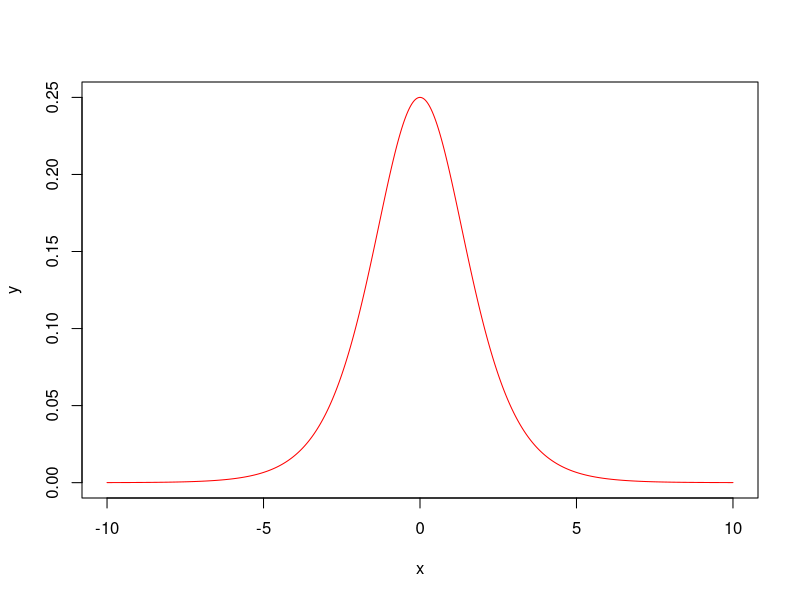
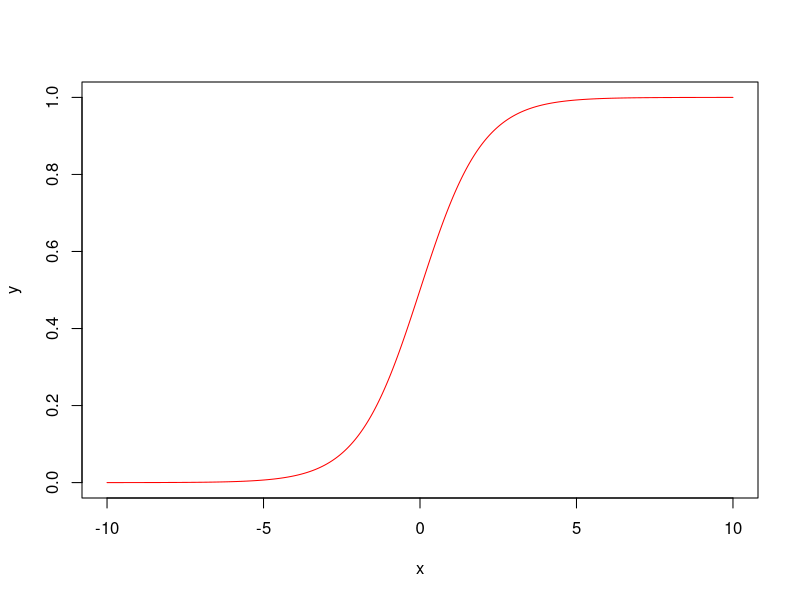
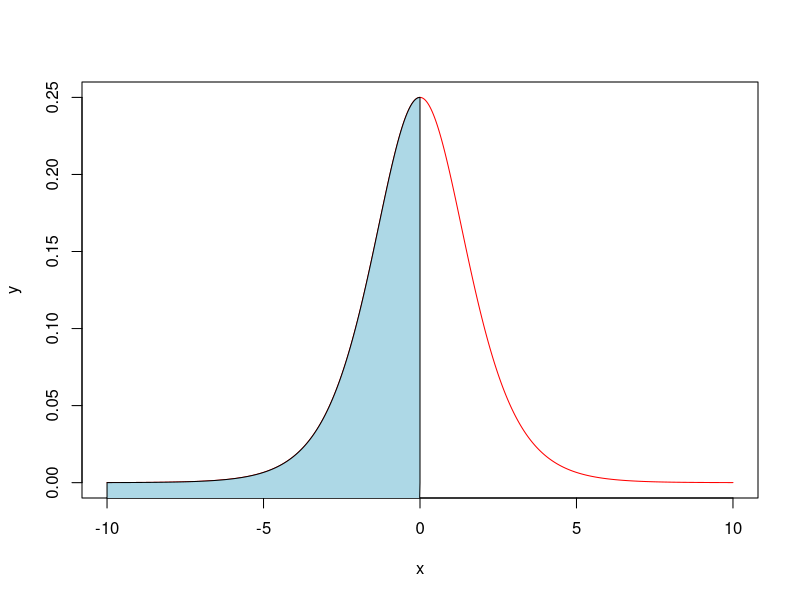
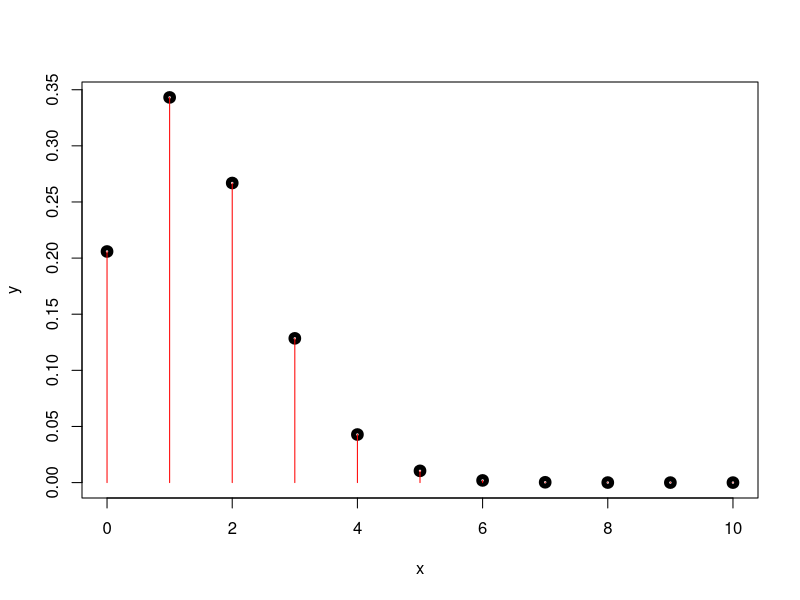
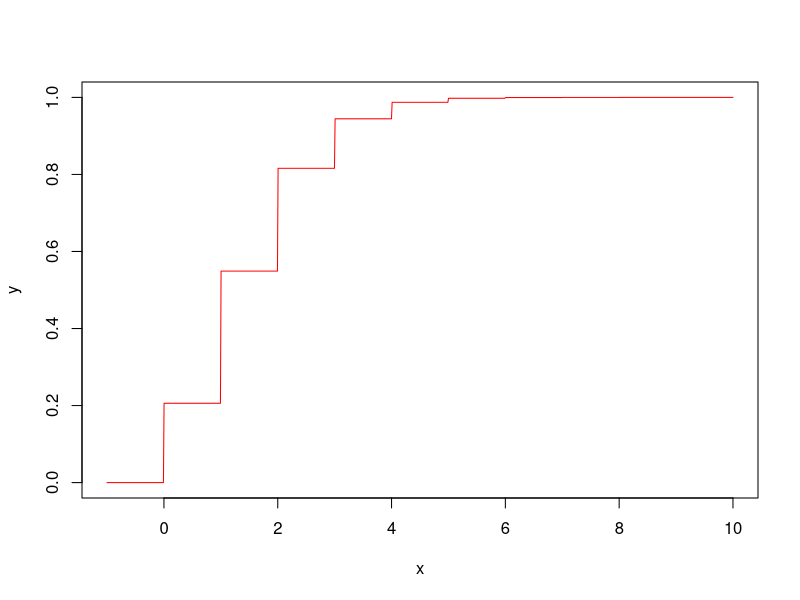
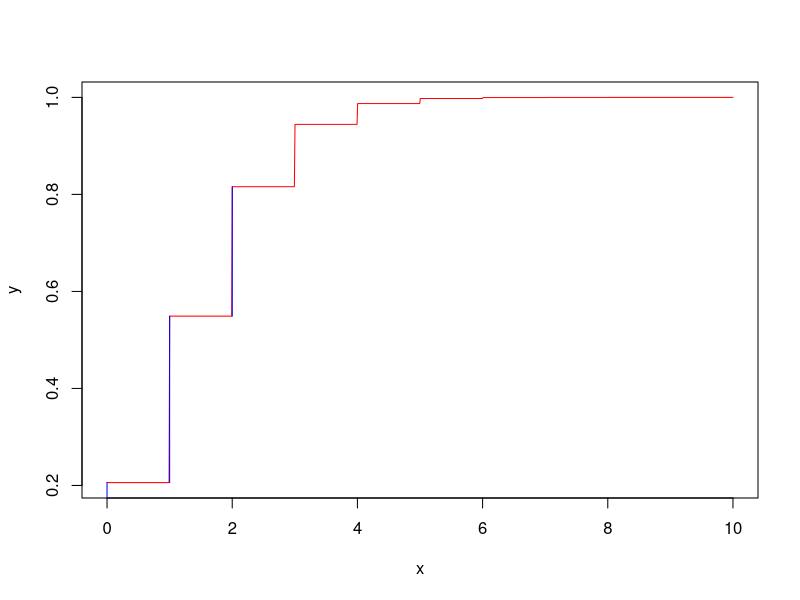
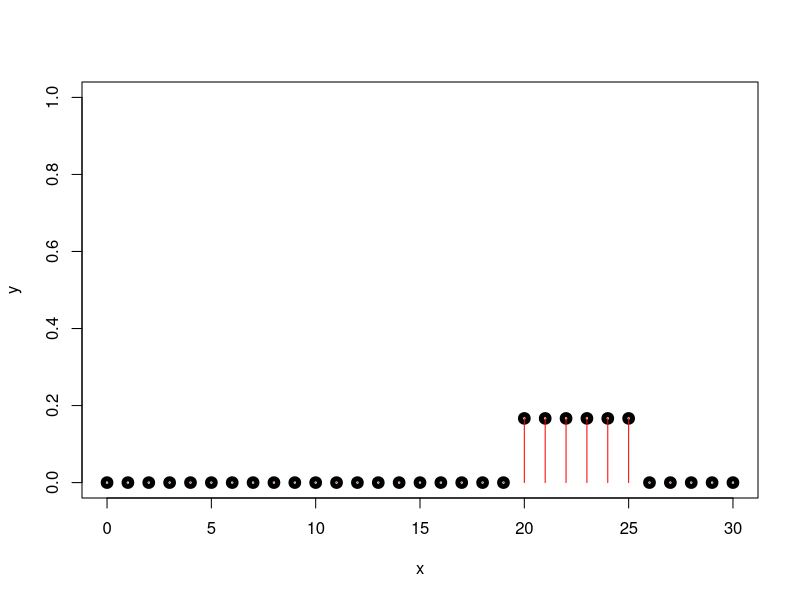
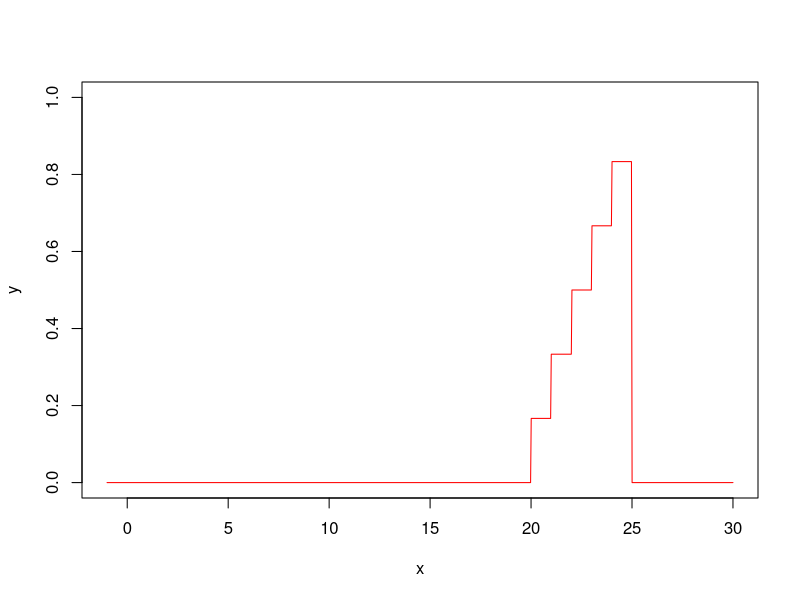

The R source for these figures, in order:
## ---- chunk 1
knitr::opts_chunk$set(echo = TRUE)
## ---- chunk 2
fd2 = function(x){
         return (exp(x)/(1 + exp(x))^2)
}
F2 = function(x){
      return (integrate(fd2,lower = -Inf, upper = x)$value)
}
F2 = Vectorize(F2, vectorize.args = "x")
a=0
b=1
# fct masa
x = seq(-10, 10, length.out = 1000)
y = fd2(x)
# fct repartitie
plot(x, y, type= "l", col="red")
x = seq(-10, 10, length.out = 1000)
y = F2(x) 

plot(x, y, type= "l", col="red")
x = seq(-10, 10, length.out = 1000)
y = fd2(x) 

plot(x, y, type= "l", col="red")
SelectProb = "P(x<=a)"            
if(SelectProb=="P(x<=a)"){
  x = seq(-10,a,length.out = 1000)
  y = fd2(x)
  polygon(c(-10,x,a), c(-10,y,0), col="light blue")
}else if(SelectProb=="P(x>=b)"){
  x = seq(b,10,length.out = 1000)
  y = fd2(x)
  polygon(c(b,x,10), c(0,y,0), col="light blue")
}else{
  x = seq(a,b,length.out = 1000)
  y = fd2(x)
  polygon(c(a,x,b), c(0,y,0), col="light blue")
}
  P2 = function(a, b=NULL, param=NULL)
  {
    if(is.null(b))
    {
       if(is.null(param))
       {
          return(F2(a))
       }
       else
       {
          return (1 - F2(a))
       }
    }
    else
    {
          return (F2(b) - F2(a))
    }
}


if(SelectProb=="P(x<=a)"){
  c("Probability: ", P2(a))
}else if(SelectProb=="P(x>=b)"){
  c("Probability: ", P2(b, param = 1))
}else{
  c("Probability: ", P2( a, b))
}
            
## ---- chunk 3

            # 6 G~~~~~~~~~~~~~~~~~~~~~~~~~~~~~~~~~~~~~~~~~~~~~~~~~~~~~~~~~~~~~~~~~~~~~~~~~~~~~~~~~~~~~~~~~
            
            ProbBit = 0.1
            NrIncercari = 15
            NrBiti = 10
            
            a = 2
            b = 4

            fm = function(x){
                return (dbinom(x, size = NrIncercari, prob = ProbBit))
            }
            F = function(x){
                return (pbinom(x, size = NrIncercari, prob = ProbBit))
            }
            F = Vectorize(F, vectorize.args = "x")
            # fct masa
                x = seq(0, NrBiti, by=1)
                y = fm(x)
                plot(x, y, lwd=5)
                segments(x, 0, x, y, col="red")
            # fct rept
                x = seq(-1, NrBiti, length.out = 1000)
                y = F(x) 
                plot(x, y, type= "l", col="red")
            
                x = seq(0, NrBiti, length.out = 1000)
                y = F(x)
                plot(x, y, type= "l", col="red")
                
                SelectProb = "P(x<=a)"
                
                if(SelectProb=="P(x<=a)"){
                    x = seq(0, a)
                    y = F(x)
                    for(i in 1:length(x)){
                        tmp = 0
                        if(i==1)
                            tmp = 0
                        else
                            tmp = y[i-1]
                        lines(c(x[i],x[i]), c(tmp,y[i]), col="blue")
                    }
                }else if(SelectProb=="P(x>=b)"){
                    x = seq(b, NrBiti)
                    y = F(x)
                    for(i in 1:length(x)){
                        tmp = 0
                        if(i==1)
                            tmp = 0
                        else
                            tmp = y[i-1]
                        lines(c(x[i],x[i]), c(tmp,y[i]), col="blue")
                    }
                }else{
                    x = seq(a, b)
                    y = F(x)
                    for(i in 1:length(x)){
                        tmp = 0
                        if(i==1)
                            tmp = 0
                        else
                            tmp = y[i-1]
                        lines(c(x[i],x[i]), c(tmp,y[i]), col="blue")
                    }
                }
            P = function(a, b=NULL, param=NULL)
            {
                if(is.null(b))
                {
                    if(is.null(param))
                    {
                        return(F(a))
                    }
                    else
                    {
                        return (1 - F(a))
                    }
                }
                else
                {
                    return (F(b) - F(a))
                }
            }
                if(SelectProb=="P(x<=a)"){
                        c("Probability: ", P(a))
                }else if(SelectProb=="P(x>=b)"){
                        c("Probability: ", P(b, param = 1)+fm(b))
                }else{
                        c("Probability: ", P(a, b)+fm(a))
                }
## ---- chunk 4

            # 12 G~~~~~~~~~~~~~~~~~~~~~~~~~~~~~~~~~~~~~~~~~~~~~~~~~~~~~~~~~~~~~~~~~~~~~~~~~~~~~~~~~~~~~~~~~
            # 
            aa = 20
            bb = 25
            a = 10
            b = 22
            interv = 30
            SelectProb="P(x>=b)"
            fm = function(x){
                if(x>=aa && x<=bb)
                    return(1/(bb-aa+1))
                else 
                    return (0)
            }
            F = function(x){
                if(x>=aa && x<bb)
                    return((1-aa+floor(x))/(bb-aa+1))
                else if(x==bb)
                    return (1)
                else 
                    return (0)
            }
            F = Vectorize(F, vectorize.args = "x")
            # fct masa
                x = seq(0, interv, by=1)
                y=fm(0)
                for(i in 1:interv){
                    y = c(y,fm(i))
                }
                plot(x, y, lwd=5, ylim = c(0,1))
                segments(x, 0, x, y, col="red")
            # fct rept
                x = seq(-1, interv, length.out = 1000)
                y = F(x)
                #y=F(0)
                #for(i in 1:50){
                #    y = c(y,F(i))
                #}
                #print(y)
                plot(x, y, type= "l", col="red", ylim = c(0,1))
              
                x = seq(0, interv, by=1)
                y=fm(0)
                for(i in 1:interv){
                    y = c(y,fm(i))
                }
                plot(x, y, lwd=5, ylim = c(0,1))
                #segments(x, 0, x, y, col="red")
                if(SelectProb=="P(x<=a)"){
                    x = seq(0, a, by=1)
                    y=fm(0)
                    for(i in 1:interv){
                        y = c(y,fm(i))
                    }
                    #plot(x, y, lwd=5, ylim = c(0,1))
                    x = seq(aa, a)
                    segments(x, 0, x, y, col="blue")
                }else if(SelectProb=="P(x>=b)"){
                    x = seq(b, interv, by=1)
                    y=fm(0)
                    for(i in 1:interv){
                        y = c(y,fm(i))
                    }
                    #plot(x, y, lwd=5, ylim = c(0,1))
                    x = seq(b, bb)
                    segments(x, 0, x, y, col="blue")
                }else{
                    x = seq(a, b, by=1)
                    y=fm(0)
                    for(i in 1:interv){
                        y = c(y,fm(i))
                    }
                    #plot(x, y, lwd=5, ylim = c(0,1))
                    x = seq(a, b)
                    segments(x, 0, x, y, col="blue")
                }
            P = function(a, b=NULL, param=NULL)
            {
                if(is.null(b))
                {
                    if(is.null(param))
                    {
                        return(F(a))
                    }
                    else
                    {
                        return (1 - F(a))
                    }
                }
                else
                {
                    return (F(b) - F(a))
                }
            }
                if(SelectProb=="P(x<=a)"){
                        c("Probability: ", P(a))
                }else if(SelectProb=="P(x>=b)"){
                        c("Probability: ", P(b, param = 1)+fm(b))
                }else{
                        c("Probability: ", P(a, b)+fm(a))
                }
## ---- chunk 5

            # 15 G~~~~~~~~~~~~~~~~~~~~~~~~~~~~~~~~~~~~~~~~~~~~~~~~~~~~~~~~~~~~~~~~~~~~~~~~~~~~~~~~~~~~~~~~~
            # 
            a = 3
            b = 6
            pr = 0.2
            k = 10
            SelectProb="P(a<=x<=b)"
            fm = function(x){
                return(dgeom(x, prob = pr))
            }
            F = function(x){
                return(pgeom(x, prob = pr))
            }
            F = Vectorize(F, vectorize.args = "x")
            # fct masa
                x = seq(0, k, by=1)
                y=fm(0)
                for(i in 1:k){
                    y = c(y,fm(i))
                }
                plot(x, y, lwd=5)
                segments(x, 0, x, y, col="red")
            # fct rep
                x = seq(-1, k, length.out = 1000)
                y = F(x)
                plot(x, y, type= "l", col="red")
                
                x = seq(0, k, by=1)
                y=fm(0)
                for(i in 1:k){
                    y = c(y,fm(i))
                }
                plot(x, y, lwd=5)
                #segments(x, 0, x, y, col="red")
                if(SelectProb=="P(x<=a)"){
                    x = seq(0, a, by=1)
                    y=fm(x)
                    #plot(x, y, lwd=5, ylim = c(0,1))
                    segments(x, 0, x, y, col="blue")
                }else if(SelectProb=="P(x>=b)"){
                    x = seq(b, k, by=1)
                    y=fm(x)
                    #plot(x, y, lwd=5, ylim = c(0,1))
                    segments(x, 0, x, y, col="blue")
                }else{
                    x = seq(a, b)
                    y=fm(x)
                    #plot(x, y, lwd=5, ylim = c(0,1))
                    segments(x, 0, x, y, col="blue")
                }
            P = function(a, b=NULL, param=NULL)
            {
                if(is.null(b))
                {
                    if(is.null(param))
                    {
                        return(F(a))
                    }
                    else
                    {
                        return (1 - F(a))
                    }
                }
                else
                {
                    return (F(b) - F(a))
                }
            }
                if(SelectProb=="P(x<=a)"){
                        c("Probability: ", P(a))
                }else if(SelectProb=="P(x>=b)"){
                        c("Probability: ", P(b, param = 1)+fm(b))
                }else{
                        c("Probability: ", P(a, b)+fm(a))
                }
            
## ---- chunk 6

            # 16 G~~~~~~~~~~~~~~~~~~~~~~~~~~~~~~~~~~~~~~~~~~~~~~~~~~~~~~~~~~~~~~~~~~~~~~~~~~~~~~~~~~~~~~~~~
            # 
            a = 4
            b = 7
            lmb = 10
            k2 = 25
            
            SelectProb="P(x>=b)"
            fm = function(x){
                return(dpois(x, lambda = lmb))
            }
            F = function(x){
                return(ppois(x, lambda = lmb))
            }
            F = Vectorize(F, vectorize.args = "x")
            # fct masa
                x = seq(0, k2, by=1)
                y=fm(0)
                for(i in 1:k2){
                    y = c(y,fm(i))
                }
                plot(x, y, lwd=5)
                segments(x, 0, x, y, col="red")
                
            # fct rep
                x = seq(-1, k2, length.out = 1000)
                y = F(x)
                plot(x, y, type= "l", col="red")
                
                x = seq(0, k2, by=1)
                y=fm(0)
                for(i in 1:k2){
                    y = c(y,fm(i))
                }
                plot(x, y, lwd=5)
                #segments(x, 0, x, y, col="red")
                if(SelectProb=="P(x<=a)"){
                    x = seq(0, a, by=1)
                    y=fm(x)
                    #plot(x, y, lwd=5, ylim = c(0,1))
                    segments(x, 0, x, y, col="blue")
                }else if(SelectProb=="P(x>=b)"){
                    x = seq(b, k2, by=1)
                    y=fm(x)
                    #plot(x, y, lwd=5, ylim = c(0,1))
                    segments(x, 0, x, y, col="blue")
                }else{
                    x = seq(a, b)
                    y=fm(x)
                    #plot(x, y, lwd=5, ylim = c(0,1))
                    segments(x, 0, x, y, col="blue")
                }
            P = function(a, b=NULL, param=NULL)
            {
                if(is.null(b))
                {
                    if(is.null(param))
                    {
                        return(F(a))
                    }
                    else
                    {
                        return (1 - F(a))
                    }
                }
                else
                {
                    return (F(b) - F(a))
                }
            }
                if(SelectProb=="P(x<=a)"){
                        c("Probability: ", P(a))
                }else if(SelectProb=="P(x>=b)"){
                        c("Probability: ", P(b, param = 1)+fm(b))
                }else{
                        c("Probability: ", P(a, b)+fm(a))
                }
## ---- chunk 7

            # 17 G~~~~~~~~~~~~~~~~~~~~~~~~~~~~~~~~~~~~~~~~~~~~~~~~~~~~~~~~~~~~~~~~~~~~~~~~~~~~~~~~~~~~~~~~~
            # 
            a = 12
            b = 16
            pr2 = 0.2
            k3 = 20
            r = 5
            
            SelectProb="P(x<=a)"
            fm = function(x){
                if(x>=r)
                    return(factorial(x-1)/(factorial(r-1)*factorial(x-r))*(1-pr2)^(x-r)*pr2^r)
                else
                    return (0)
            }
            F = function(x){
                if(x>=r)
                    return (fm(x)+F(x-1))
                else return (0)
            }
            F = Vectorize(F, vectorize.args = "x")
            # fct masa
                x = seq(0, k3, by=1)
                y=fm(0)
                for(i in 1:k3){
                    y = c(y,fm(i))
                }
                plot(x, y, lwd=5)
                segments(x, 0, x, y, col="red")
            # fct rep
                x = seq(-1, k3, length.out = 1000)
                y = F(x)
                plot(x, y, type= "l", col="red", ylim = c(0,1))
                
                x = seq(0, k3, by=1)
                y=fm(0)
                for(i in 1:k3){
                    y = c(y,fm(i))
                }
                plot(x, y, lwd=5)
                #segments(x, 0, x, y, col="red")
                if(SelectProb=="P(x<=a)"){
                    x = seq(0, a, by=1)
                    y=fm(0)
                    for(i in 1:a){
                        y = c(y,fm(i))
                    }
                    #plot(x, y, lwd=5, ylim = c(0,1))
                    #x = seq(r, a)
                    segments(x, 0, x, y, col="blue")
                }else if(SelectProb=="P(x>=b)"){
                    x = seq(b, k3, by=1)
                    y=fm(b)
                    for(i in (b+1):k3){
                        y = c(y,fm(i))
                    }
                    #plot(x, y, lwd=5, ylim = c(0,1))
                    #x = seq(b, k3)
                    segments(x, 0, x, y, col="blue")
                }else{
                    x = seq(a, b, by=1)
                    y=fm(a)
                    for(i in (a+1):b){
                        y = c(y,fm(i))
                    }
                    #plot(x, y, lwd=5, ylim = c(0,1))
                    #x = seq(a, b)
                    segments(x, 0, x, y, col="blue")
                }
                
            P = function(a, b=NULL, param=NULL)
            {
                if(is.null(b))
                {
                    if(is.null(param))
                    {
                        return(F(a))
                    }
                    else
                    {
                        return (1 - F(a))
                    }
                }
                else
                {
                    return (F(b) - F(a))
                }
            }
                if(SelectProb=="P(x<=a)"){
                        c("Probability: ", P(a))
                }else if(SelectProb=="P(x>=b)"){
                        c("Probability: ", P(b, param = 1)+fm(b))
                }else{
                        c("Probability: ", P(a, b)+fm(a))
                }
## ---- chunk 8
            # 19 G~~~~~~~~~~~~~~~~~~~~~~~~~~~~~~~~~~~~~~~~~~~~~~~~~~~~~~~~~~~~~~~~~~~~~~~~~~~~~~~~~~~~~~~~~
            # Aproximarea binomiala prin Poisson
            a = 8
            b = 12
            n = 40
            pr3 = 0.33
            
            SelectProb="P(a<=x<=b)"
            fm = function(x){
                return(dpois(x, lambda = lmb))
            }
            lmbd = n*pr3
            fm = function(x){
                return(dpois(x, lambda = lmbd))
            }
            F = function(x){
                return(ppois(x, lambda = lmbd))
            }
            F = Vectorize(F, vectorize.args = "x")
            # fct masa
                x = seq(0, n, by=1)
                y=fm(0)
                for(i in 1:n){
                    y = c(y,fm(i))
                }
                plot(x, y, lwd=5)
                segments(x, 0, x, y, col="red")
            # fct rep
                x = seq(-1, n, length.out = 1000)
                y = F(x)
                #y=F(0)
                #for(i in 1:50){
                #    y = c(y,F(i))
                #}
                #print(y)
                plot(x, y, type= "l", col="red")
            
                x = seq(0, n, by=1)
                y=fm(0)
                for(i in 1:n){
                    y = c(y,fm(i))
                }
                plot(x, y, lwd=5)
                #segments(x, 0, x, y, col="red")
                if(SelectProb=="P(x<=a)"){
                    x = seq(0, a, by=1)
                    y=fm(x)
                    #plot(x, y, lwd=5, ylim = c(0,1))
                    segments(x, 0, x, y, col="blue")
                }else if(SelectProb=="P(x>=b)"){
                    x = seq(b, n, by=1)
                    y=fm(x)
                    #plot(x, y, lwd=5, ylim = c(0,1))
                    segments(x, 0, x, y, col="blue")
                }else{
                    x = seq(a, b)
                    y=fm(x)
                    #plot(x, y, lwd=5, ylim = c(0,1))
                    segments(x, 0, x, y, col="blue")
                }
            P = function(a, b=NULL, param=NULL)
            {
                if(is.null(b))
                {
                    if(is.null(param))
                    {
                        return(F(a))
                    }
                    else
                    {
                        return (1 - F(a))
                    }
                }
                else
                {
                    return (F(b) - F(a))
                }
            }
                if(SelectProb=="P(x<=a)"){
                        c("Probability: ", P(a))
                }else if(SelectProb=="P(x>=b)"){
                        c("Probability: ", P(b, param = 1)+fm(b))
                }else{
                        c("Probability: ", P(a, b)+fm(a))
                }
            

